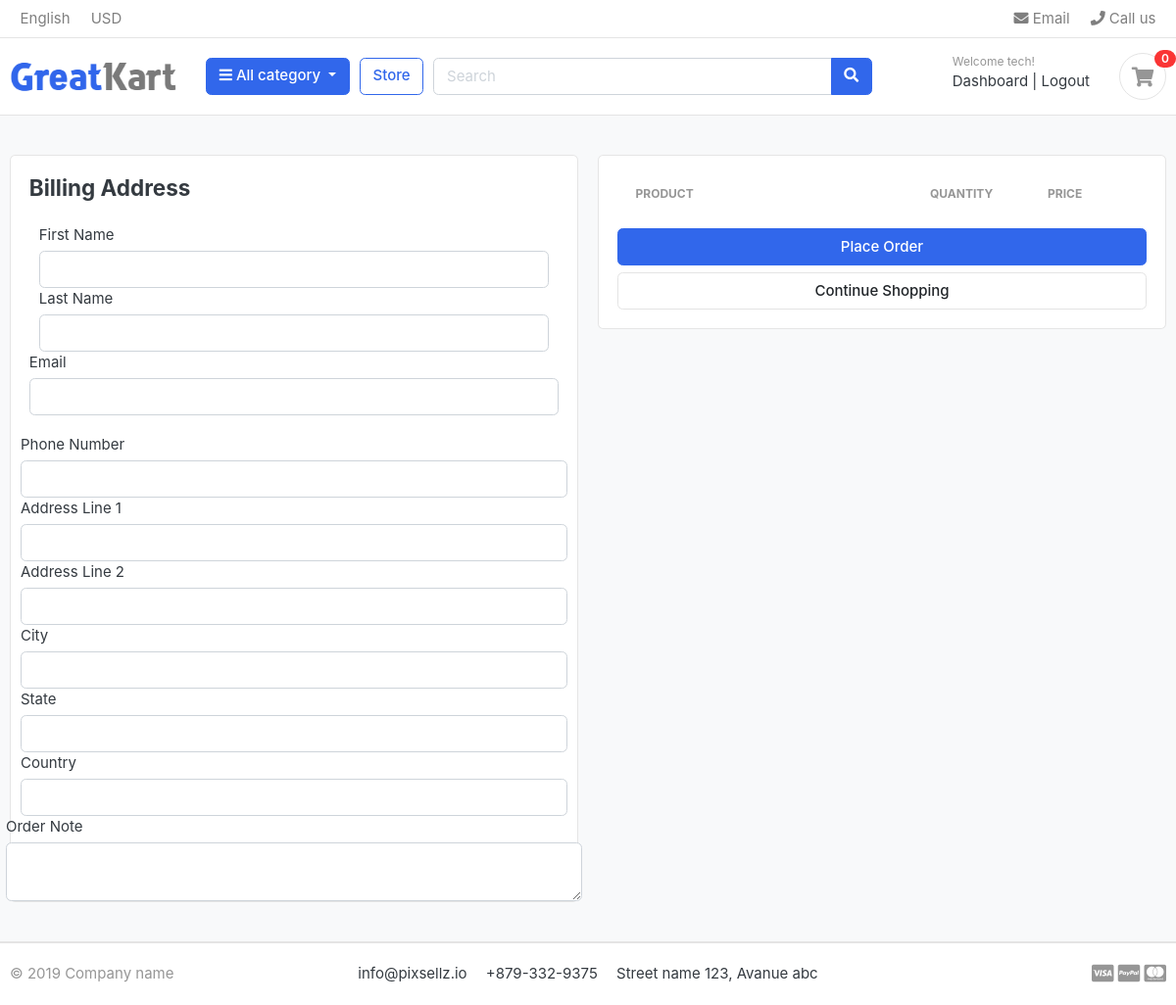
The page /cart/checkout/ (signed in) on the database as committed earlier.
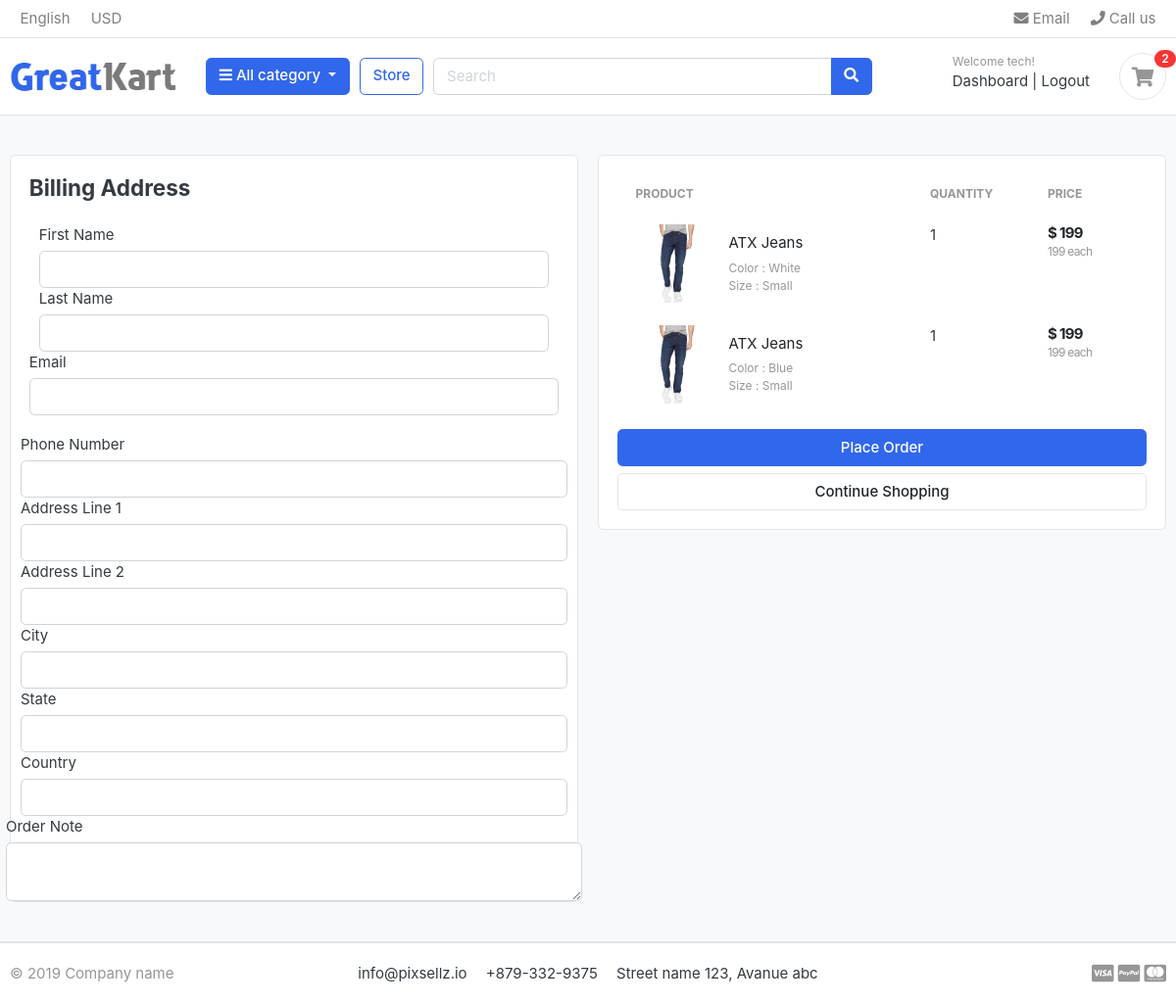
The same page on the database as committed later.
### carts/models.py (models this page shows, shortened)
class CartItem(models.Model):
    user = models.ForeignKey(Account,on_delete=models.CASCADE,null= True,blank=True)
    product = models.ForeignKey(Product, on_delete=models.CASCADE)
    variations = models.ManyToManyField(Variation, blank = True)
    cart    =models.ForeignKey(Cart, on_delete=models.CASCADE,null=True)
    quantity= models.IntegerField()
    is_active = models.BooleanField(default=True)
    def sub_total(self):
        return self.product.price * self.quantity

### store/models.py (models this page shows, shortened)
class Product(models.Model):
    product_name    = models.CharField(max_length= 200, unique= True)
    slug            = models.SlugField(max_length= 200, unique = True)
    description     = models.TextField(max_length= 500, blank= True)
    price           = models.IntegerField()
    images          = models.ImageField(upload_to= 'photos/products')
    stock           = models.IntegerField()
    is_available    = models.BooleanField(default= True)
    category        = models.ForeignKey(Category, on_delete=models.CASCADE)
    created_date    = models.DateTimeField(auto_now_add=True)
    modified_date   = models.DateTimeField(auto_now= True)
    def get_url(self):
        return reverse('product_detail', args=[self.category.slug,self.slug])

class Variation(models.Model):
    product = models.ForeignKey(Product,on_delete=models.CASCADE)
    variation_category = models.CharField(max_length=100, choices = variation_category_choice)
    variation_value = models.CharField(max_length=100)
    is_active = models.BooleanField(default=True)
    created_date = models.DateTimeField(auto_now=True)
    objects = VariationManager()

### carts/views.py (the view)
# urls.py: path('checkout/',views.checkout,name='checkout'),
@login_required(login_url='login')
def checkout(request,total = 0, quantity= 0, cart_items = None):
    try:
        tax = 0
        grand_total = 0
        if request.user.is_authenticated:
            cart_items = CartItem.objects.filter(user = request.user, is_active = True)
        else:
            cart = Cart.objects.get(cart_id = _cart_id(request))
            cart_items = CartItem.objects.filter(cart = cart, is_active = True)
        for cart_item in cart_items:
            total += (cart_item.product.price * cart_item.quantity)
            quantity += cart_item.quantity
        tax = (2 * total)/100
        grand_total = tax + total
    except ObjectDoesNotExist:
        pass
    context = {
        'total': total,
        'quantity': quantity,
        'cart_items': cart_items,
        'tax':tax,
        'grand_total':grand_total
    }
    return render(request,'store/checkout.html',context)

### carts/context_processors.py (called while the page is built)
def counters(request):
    cart_count = 0
    if 'admin' in request.path:
        return {}
    else:
        try:
            cart = Cart.objects.filter(cart_id =_cart_id(request))
            if request.user.is_authenticated:
                cart_items = CartItem.objects.all().filter(user= request.user)
            else:
                cart_items = CartItem.objects.all().filter(cart = cart[:1])
            for cart_item in cart_items:
                cart_count += cart_item.quantity
        except Cart.DoesNotExist:
            cart_count = 0
    return dict( cart_count = cart_count )

### carts/views.py (called while the page is built)
def _cart_id(request):
    cart = request.session.session_key
    if not cart:
        cart = request.session.create()
    return cart

### category/context_processors.py (called while the page is built)
def menu_links(request):
    links=Category.objects.all()
    return dict(links =links)

### category/models.py (called while the page is built)
    def get_url(self):
        return reverse('products_by_category', args = [self.slug])

### templates/store/checkout.html (shortened to what this page needs)
{% extends "base.html" %}
{% load static %}
{% block content%}
<section class="section-content padding-y bg">
<div class="container">
<div class="row">
	<aside class="col-lg-6">
<div class="card">
    <div class = "card-body">
        <h4 class="card-title mb-4"> Billing Address </h4>
        <form action="{% url 'place_order'%}" method = "POST">
            <div class="col from-group">
                <label for="">First Name</label>
                <input type="text" name="first_name" class="form-control" required>
            </div>
             <div class="col from-group">
                <label for="">Last Name</label>
                <input type="text" name="last_name" class="form-control" required>
            </div>
            <label for="">Email</label>
                <input type="email" name="email" class="form-control" required>
            </div>
             <div class="col from-group">
                <label for="">Phone Number</label>
                <input type="text" name="phone" class="form-control" required>
            </div>
            <div class="col from-group">
                <label for="">Address Line 1</label>
                <input type="text" name="address_line_1" class="form-control" required>
            </div>
            <div class="col from-group">
                <label for="">Address Line 2</label>
                <input type="text" name="address_line_2" class="form-control" >
            </div>
              <div class="col from-group">
                <label for="">City</label>
                <input type="text" name="city" class="form-control" required>
            </div>
            <div class="col from-group">
                <label for="">State</label>
                <input type="text" name="state" class="form-control" required>
            </div>
            <div class="col from-group">
                <label for="">Country</label>
                <input type="text" name="country" class="form-control" required>
            </div>
            <div class = "form-row">
            <label for= "">Order Note</label>
            <textarea name="order_note" rows="2" class="form-control"></textarea>
            </div>
</div>
	</aside>
	<aside class="col-lg-6">
		<div class="card">
		<div class="card-body">
<table class="table table-borderless table-shopping-cart">
<thead class="text-muted">
<tr class="small text-uppercase">
  <th scope="col">Product</th>
  <th scope="col" width="120">Quantity</th>
  <th scope="col" width="120">Price</th>
</tr>
</thead>
<tbody>
{% for cart_item in cart_items %}
<tr>
	<td>
		<figure class="itemside align-items-center">
			<div class="aside"><img src="{{cart_item.product.images.url}}" class="img-sm"></div>
			<figcaption class="info">
				<a href="{{ cart_item.product.get_url }}" class="title text-dark">{{ cart_item.product.product_name}}</a>
				<p class="text-muted small">
					{% if cart_item.variations.all %}
						{% for item in cart_item.variations.all %}
							{{ item.variation_category | capfirst }} : {{ item.variation_value | capfirst }} <br>
						{% endfor %}
					{% endif %}
				</p>
			</figcaption>
		</figure>
	</td>
	<td>
		<labelfor="">{{cart_item.quantity}}</label>
	</td>
	<td>
		<div class="price-wrap">
			<var class="price">$ {{cart_item.sub_total}}</var>
			<small class="text-muted"> {{ cart_item.product.price }} each </small>
		</div>
	</td>
</tr>
{% endfor %}
</tbody>
</table>
            <button type="submit" name="submit" class="btn btn-primary btn-block">Place Order</button>
			<a href="{% url 'store' %}" class="btn btn-light btn-block">Continue Shopping</a>
		</div>
		</div>
</aside>
</div>
</div>
</section>
{% endblock %}

### templates/includes/navbar.html (shortened to what this page needs)
{%load static %}
<header class="section-header">
<nav class="navbar p-md-0 navbar-expand-sm navbar-light border-bottom">
<div class="container">
  <div class="collapse navbar-collapse" id="navbarTop4">
    <ul class="navbar-nav mr-auto">
    	<li class="nav-item dropdown">
		 	<a href="#" class="nav-link">   English </a>
		</li>
		<li class="nav-item dropdown">
			<a href="#" class="nav-link"> USD </a>
		</li>
    </ul>
    <ul class="navbar-nav">
		<li><a href="#" class="nav-link"> <i class="fa fa-envelope"></i> Email </a></li>
		<li><a href="#" class="nav-link"> <i class="fa fa-phone"></i> Call us </a></li>
	</ul>
  </div>
</div>
</nav>
<section class="header-main border-bottom">
	<div class="container">
<div class="row align-items-center">
	<div class="col-lg-2 col-md-3 col-6">
		<a href="{% url 'home' %}" class="brand-wrap">
			<img class="logo" src="{%static './images/logo.png'%}">
		</a>
	</div>
	<div class="col-lg col-sm col-md col-6 flex-grow-0">
		<div class="category-wrap dropdown d-inline-block float-right">
			<button type="button" class="btn btn-primary dropdown-toggle" data-toggle="dropdown">
				<i class="fa fa-bars"></i> All category
			</button>
		</div>
	</div>
	<a href="{% url 'store' %}" class="btn btn-outline-primary">Store</a>
	<div class="col-lg  col-md-6 col-sm-12 col">
		<form action="{% url 'search' %}" class="search" method= 'GET'>
			<div class="input-group w-100">
			    <input type="text" class="form-control" style="width:60%;" placeholder="Search"  name='keyword'>
			    <div class="input-group-append">
			      <button class="btn btn-primary" type="submit">
			        <i class="fa fa-search"></i>
			      </button>
			    </div>
		    </div>
		</form>
	</div>
	<div class="col-lg-3 col-sm-6 col-8 order-2 order-lg-3">
				<div class="d-flex justify-content-end mb-3 mb-lg-0">
					{% if user.id is None %}
					<div class="widget-header">
						<small class="title text-muted">Welcome guest!</small>
						<div>
							<a href="{% url 'login' %}">Sign in</a> <span class="dark-transp"> | </span>
							<a href="{% url 'register' %}"> Register</a>
						</div>
					</div>
					{% else %}
					<div class="widget-header">
						<small class="title text-muted">Welcome {{user.first_name}}!</small>
						<div>
							<a href="{% url 'dashboard' %}">Dashboard</a> <span class="dark-transp"> | </span>
							<a href="{% url 'logout' %}"> Logout</a>
						</div>
					</div>
					{% endif %}
					<a href="{% url 'cart' %}" class="widget-header pl-3 ml-3">
						<div class="icon icon-sm rounded-circle border"><i class="fa fa-shopping-cart"></i></div>
						<span class="badge badge-pill badge-danger notify">{{cart_count}}</span>
					</a>
				</div>
			</div>
</div>
	</div>
</section>

Rows that differ between the two databases and show on the page:
added CartItem: product.images (picture), product.product_name "ATX Jeans", quantity "1", sub_total "199", product.price "199"
now on this page (row unchanged): Variation: variation_category "Color", variation_value "White", shown under "ATX Jeans"
now on this page (row unchanged): Variation: variation_category "Size", variation_value "Small"
added CartItem: product.images (picture), product.product_name "ATX Jeans", quantity "1", sub_total "199", product.price "199"
now on this page (row unchanged): Variation: variation_category "Color", variation_value "Blue", shown under "ATX Jeans"
Other text that changed with them:
{{ cart_count }}: "0" → "2"
